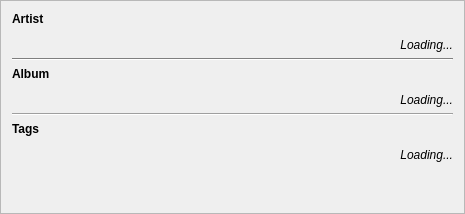
           <widget class="QFrame" name="Artist">
            <property name="minimumSize">
             <size>
              <width>465</width>
              <height>0</height>
             </size>
            </property>
            <property name="maximumSize">
             <size>
              <width>465</width>
              <height>16777215</height>
             </size>
            </property>
            <property name="frameShape">
             <enum>QFrame::StyledPanel</enum>
            </property>
            <property name="frameShadow">
             <enum>QFrame::Raised</enum>
            </property>
            <layout class="QVBoxLayout" name="verticalLayout_5">
             <item>
              <widget class="QLabel" name="label_9">
               <property name="sizePolicy">
                <sizepolicy hsizetype="Maximum" vsizetype="Maximum">
                 <horstretch>0</horstretch>
                 <verstretch>0</verstretch>
                </sizepolicy>
               </property>
               <property name="text">
                <string>&lt;B&gt;Artist</string>
               </property>
              </widget>
             </item>
             <item>
              <widget class="QWidget" name="widget_artist" native="true">
               <property name="sizePolicy">
                <sizepolicy hsizetype="Preferred" vsizetype="Maximum">
                 <horstretch>0</horstretch>
                 <verstretch>0</verstretch>
                </sizepolicy>
               </property>
              </widget>
             </item>
             <item>
              <widget class="QLabel" name="label_moreArtists">
               <property name="sizePolicy">
                <sizepolicy hsizetype="Preferred" vsizetype="Maximum">
                 <horstretch>0</horstretch>
                 <verstretch>0</verstretch>
                </sizepolicy>
               </property>
               <property name="text">
                <string>&lt;p align=&quot;right&quot;&gt;&lt;I&gt;Loading...</string>
               </property>
              </widget>
             </item>
             <item>
              <widget class="Line" name="line_4">
               <property name="palette">
                <palette>
                 <active>
                  <colorrole role="WindowText">
                   <brush brushstyle="SolidPattern">
                    <color alpha="255">
                     <red>0</red>
                     <green>0</green>
                     <blue>0</blue>
                    </color>
                   </brush>
                  </colorrole>
                  <colorrole role="Button">
                   <brush brushstyle="SolidPattern">
                    <color alpha="255">
                     <red>255</red>
                     <green>255</green>
                     <blue>255</blue>
                    </color>
                   </brush>
                  </colorrole>
                  <colorrole role="Light">
                   <brush brushstyle="SolidPattern">
                    <color alpha="255">
                     <red>255</red>
                     <green>255</green>
                     <blue>255</blue>
                    </color>
                   </brush>
                  </colorrole>
                  <colorrole role="Midlight">
                   <brush brushstyle="SolidPattern">
                    <color alpha="255">
                     <red>255</red>
                     <green>255</green>
                     <blue>255</blue>
                    </color>
                   </brush>
                  </colorrole>
                  <colorrole role="Dark">
                   <brush brushstyle="SolidPattern">
                    <color alpha="255">
                     <red>127</red>
                     <green>127</green>
                     <blue>127</blue>
                    </color>
                   </brush>
                  </colorrole>
                  <colorrole role="Mid">
                   <brush brushstyle="SolidPattern">
                    <color alpha="255">
                     <red>170</red>
                     <green>170</green>
                     <blue>170</blue>
                    </color>
                   </brush>
                  </colorrole>
                  <colorrole role="Text">
                   <brush brushstyle="SolidPattern">
                    <color alpha="255">
                     <red>0</red>
                     <green>0</green>
                     <blue>0</blue>
                    </color>
                   </brush>
                  </colorrole>
                  <colorrole role="BrightText">
                   <brush brushstyle="SolidPattern">
                    <color alpha="255">
                     <red>255</red>
                     <green>255</green>
                     <blue>255</blue>
                    </color>
                   </brush>
                  </colorrole>
                  <colorrole role="ButtonText">
                   <brush brushstyle="SolidPattern">
                    <color alpha="255">
                     <red>0</red>
                     <green>0</green>
                     <blue>0</blue>
                    </color>
                   </brush>
                  </colorrole>
                  <colorrole role="Base">
                   <brush brushstyle="SolidPattern">
                    <color alpha="255">
                     <red>255</red>
                     <green>255</green>
                     <blue>255</blue>
                    </color>
                   </brush>
                  </colorrole>
                  <colorrole role="Window">
                   <brush brushstyle="SolidPattern">
                    <color alpha="255">
                     <red>255</red>
                     <green>255</green>
                     <blue>255</blue>
                    </color>
                   </brush>
                  </colorrole>
                  <colorrole role="Shadow">
                   <brush brushstyle="SolidPattern">
                    <color alpha="255">
                     <red>0</red>
                     <green>0</green>
                     <blue>0</blue>
                    </color>
                   </brush>
                  </colorrole>
                  <colorrole role="AlternateBase">
                   <brush brushstyle="SolidPattern">
                    <color alpha="255">
                     <red>255</red>
                     <green>255</green>
                     <blue>255</blue>
                    </color>
                   </brush>
                  </colorrole>
                  <colorrole role="ToolTipBase">
                   <brush brushstyle="SolidPattern">
                    <color alpha="255">
                     <red>255</red>
                     <green>255</green>
                     <blue>220</blue>
                    </color>
                   </brush>
                  </colorrole>
                  <colorrole role="ToolTipText">
                   <brush brushstyle="SolidPattern">
                    <color alpha="255">
                     <red>0</red>
                     <green>0</green>
                     <blue>0</blue>
                    </color>
                   </brush>
                  </colorrole>
                 </active>
                 <inactive>
                  <colorrole role="WindowText">
                   <brush brushstyle="SolidPattern">
                    <color alpha="255">
                     <red>0</red>
                     <green>0</green>
                     <blue>0</blue>
                    </color>
                   </brush>
                  </colorrole>
                  <colorrole role="Button">
                   <brush brushstyle="SolidPattern">
                    <color alpha="255">
                     <red>255</red>
                     <green>255</green>
                     <blue>255</blue>
                    </color>
                   </brush>
                  </colorrole>
                  <colorrole role="Light">
                   <brush brushstyle="SolidPattern">
                    <color alpha="255">
                     <red>255</red>
                     <green>255</green>
                     <blue>255</blue>
                    </color>
                   </brush>
                  </colorrole>
                  <colorrole role="Midlight">
                   <brush brushstyle="SolidPattern">
                    <color alpha="255">
                     <red>255</red>
                     <green>255</green>
                     <blue>255</blue>
                    </color>
                   </brush>
                  </colorrole>
                  <colorrole role="Dark">
                   <brush brushstyle="SolidPattern">
                    <color alpha="255">
                     <red>127</red>
                     <green>127</green>
                     <blue>127</blue>
                    </color>
                   </brush>
                  </colorrole>
                  <colorrole role="Mid">
                   <brush brushstyle="SolidPattern">
                    <color alpha="255">
                     <red>170</red>
                     <green>170</green>
                     <blue>170</blue>
                    </color>
                   </brush>
                  </colorrole>
                  <colorrole role="Text">
                   <brush brushstyle="SolidPattern">
                    <color alpha="255">
                     <red>0</red>
                     <green>0</green>
                     <blue>0</blue>
                    </color>
                   </brush>
                  </colorrole>
                  <colorrole role="BrightText">
                   <brush brushstyle="SolidPattern">
                    <color alpha="255">
                     <red>255</red>
                     <green>255</green>
                     <blue>255</blue>
                    </color>
                   </brush>
                  </colorrole>
                  <colorrole role="ButtonText">
                   <brush brushstyle="SolidPattern">
                    <color alpha="255">
                     <red>0</red>
                     <green>0</green>
                     <blue>0</blue>
                    </color>
                   </brush>
                  </colorrole>
                  <colorrole role="Base">
                   <brush brushstyle="SolidPattern">
                    <color alpha="255">
                     <red>255</red>
                     <green>255</green>
                     <blue>255</blue>
                    </color>
                   </brush>
                  </colorrole>
                  <colorrole role="Window">
                   <brush brushstyle="SolidPattern">
                    <color alpha="255">
                     <red>255</red>
                     <green>255</green>
                     <blue>255</blue>
                    </color>
                   </brush>
                  </colorrole>
                  <colorrole role="Shadow">
                   <brush brushstyle="SolidPattern">
                    <color alpha="255">
                     <red>0</red>
                     <green>0</green>
                     <blue>0</blue>
                    </color>
                   </brush>
                  </colorrole>
                  <colorrole role="AlternateBase">
                   <brush brushstyle="SolidPattern">
                    <color alpha="255">
                     <red>255</red>
                     <green>255</green>
                     <blue>255</blue>
                    </color>
                   </brush>
                  </colorrole>
                  <colorrole role="ToolTipBase">
                   <brush brushstyle="SolidPattern">
                    <color alpha="255">
                     <red>255</red>
                     <green>255</green>
                     <blue>220</blue>
                    </color>
                   </brush>
                  </colorrole>
                  <colorrole role="ToolTipText">
                   <brush brushstyle="SolidPattern">
                    <color alpha="255">
                     <red>0</red>
                     <green>0</green>
                     <blue>0</blue>
                    </color>
                   </brush>
                  </colorrole>
                 </inactive>
                 <disabled>
                  <colorrole role="WindowText">
                   <brush brushstyle="SolidPattern">
                    <color alpha="255">
                     <red>127</red>
                     <green>127</green>
                     <blue>127</blue>
                    </color>
                   </brush>
                  </colorrole>
                  <colorrole role="Button">
                   <brush brushstyle="SolidPattern">
                    <color alpha="255">
                     <red>255</red>
                     <green>255</green>
                     <blue>255</blue>
                    </color>
                   </brush>
                  </colorrole>
                  <colorrole role="Light">
                   <brush brushstyle="SolidPattern">
                    <color alpha="255">
                     <red>255</red>
                     <green>255</green>
                     <blue>255</blue>
                    </color>
                   </brush>
                  </colorrole>
                  <colorrole role="Midlight">
                   <brush brushstyle="SolidPattern">
                    <color alpha="255">
                     <red>255</red>
                     <green>255</green>
                     <blue>255</blue>
                    </color>
                   </brush>
                  </colorrole>
                  <colorrole role="Dark">
                   <brush brushstyle="SolidPattern">
                    <color alpha="255">
                     <red>127</red>
                     <green>127</green>
                     <blue>127</blue>
                    </color>
                   </brush>
                  </colorrole>
                  <colorrole role="Mid">
                   <brush brushstyle="SolidPattern">
                    <color alpha="255">
                     <red>170</red>
                     <green>170</green>
                     <blue>170</blue>
                    </color>
                   </brush>
                  </colorrole>
                  <colorrole role="Text">
                   <brush brushstyle="SolidPattern">
                    <color alpha="255">
                     <red>127</red>
                     <green>127</green>
                     <blue>127</blue>
                    </color>
                   </brush>
                  </colorrole>
                  <colorrole role="BrightText">
                   <brush brushstyle="SolidPattern">
                    <color alpha="255">
                     <red>255</red>
                     <green>255</green>
                     <blue>255</blue>
                    </color>
                   </brush>
                  </colorrole>
                  <colorrole role="ButtonText">
                   <brush brushstyle="SolidPattern">
                    <color alpha="255">
                     <red>127</red>
                     <green>127</green>
                     <blue>127</blue>
                    </color>
                   </brush>
                  </colorrole>
                  <colorrole role="Base">
                   <brush brushstyle="SolidPattern">
                    <color alpha="255">
                     <red>255</red>
                     <green>255</green>
                     <blue>255</blue>
                    </color>
                   </brush>
                  </colorrole>
                  <colorrole role="Window">
                   <brush brushstyle="SolidPattern">
                    <color alpha="255">
                     <red>255</red>
                     <green>255</green>
                     <blue>255</blue>
                    </color>
                   </brush>
                  </colorrole>
                  <colorrole role="Shadow">
                   <brush brushstyle="SolidPattern">
                    <color alpha="255">
                     <red>0</red>
                     <green>0</green>
                     <blue>0</blue>
                    </color>
                   </brush>
                  </colorrole>
                  <colorrole role="AlternateBase">
                   <brush brushstyle="SolidPattern">
                    <color alpha="255">
                     <red>255</red>
                     <green>255</green>
                     <blue>255</blue>
                    </color>
                   </brush>
                  </colorrole>
                  <colorrole role="ToolTipBase">
                   <brush brushstyle="SolidPattern">
                    <color alpha="255">
                     <red>255</red>
                     <green>255</green>
                     <blue>220</blue>
                    </color>
                   </brush>
                  </colorrole>
                  <colorrole role="ToolTipText">
                   <brush brushstyle="SolidPattern">
                    <color alpha="255">
                     <red>0</red>
                     <green>0</green>
                     <blue>0</blue>
                    </color>
                   </brush>
                  </colorrole>
                 </disabled>
                </palette>
               </property>
               <property name="orientation">
                <enum>Qt::Horizontal</enum>
               </property>
              </widget>
             </item>
             <item>
              <widget class="QLabel" name="label_6">
               <property name="sizePolicy">
                <sizepolicy hsizetype="Preferred" vsizetype="Maximum">
                 <horstretch>0</horstretch>
                 <verstretch>0</verstretch>
                </sizepolicy>
               </property>
               <property name="text">
                <string>&lt;B&gt;Album</string>
               </property>
              </widget>
             </item>
             <item>
              <widget class="QWidget" name="widget_albums" native="true">
               <property name="sizePolicy">
                <sizepolicy hsizetype="Preferred" vsizetype="Maximum">
                 <horstretch>0</horstretch>
                 <verstretch>0</verstretch>
                </sizepolicy>
               </property>
              </widget>
             </item>
             <item>
              <widget class="QLabel" name="label_moreAlbums">
               <property name="text">
                <string>&lt;p align=&quot;right&quot;&gt;&lt;I&gt;Loading...</string>
               </property>
              </widget>
             </item>
             <item>
              <widget class="Line" name="line_5">
               <property name="orientation">
                <enum>Qt::Horizontal</enum>
               </property>
              </widget>
             </item>
             <item>
              <widget class="QLabel" name="label_4">
               <property name="text">
                <string>&lt;B&gt;Tags</string>
               </property>
              </widget>
             </item>
             <item>
              <widget class="QWidget" name="widget_tags" native="true">
               <property name="sizePolicy">
                <sizepolicy hsizetype="Preferred" vsizetype="Maximum">
                 <horstretch>0</horstretch>
                 <verstretch>0</verstretch>
                </sizepolicy>
               </property>
              </widget>
             </item>
             <item>
              <widget class="QLabel" name="label_moreTags">
               <property name="text">
                <string>&lt;p align=&quot;right&quot;&gt;&lt;I&gt;Loading...</string>
               </property>
              </widget>
             </item>
             <item>
              <spacer name="verticalSpacer_5">
               <property name="orientation">
                <enum>Qt::Vertical</enum>
               </property>
               <property name="sizeHint" stdset="0">
                <size>
                 <width>20</width>
                 <height>40</height>
                </size>
               </property>
              </spacer>
             </item>
            </layout>
           </widget>
